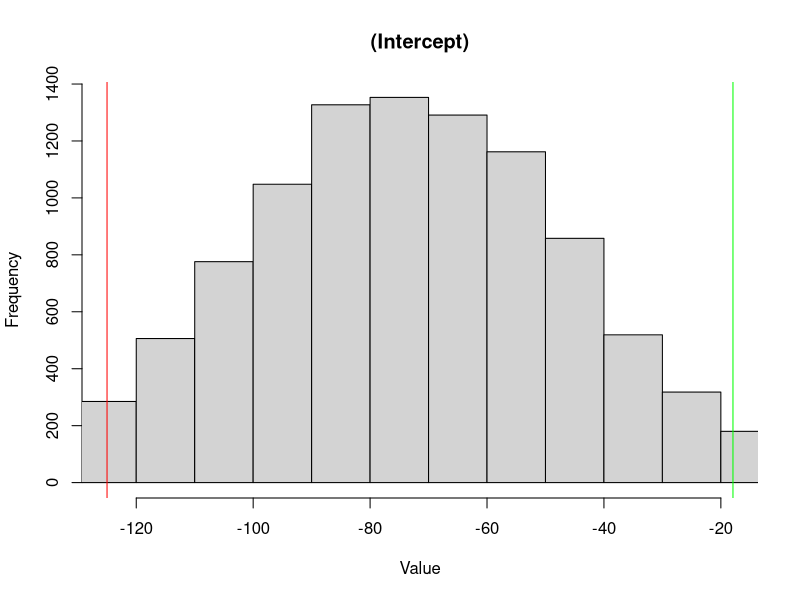
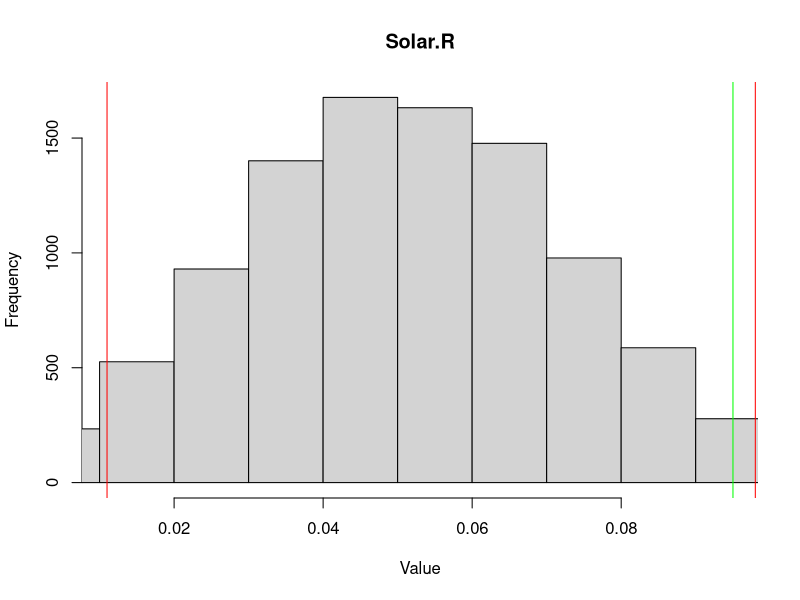
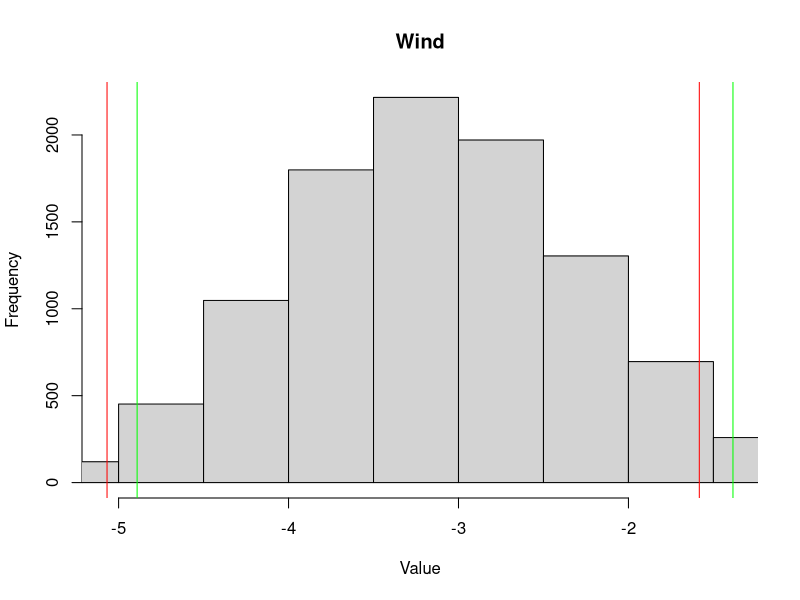
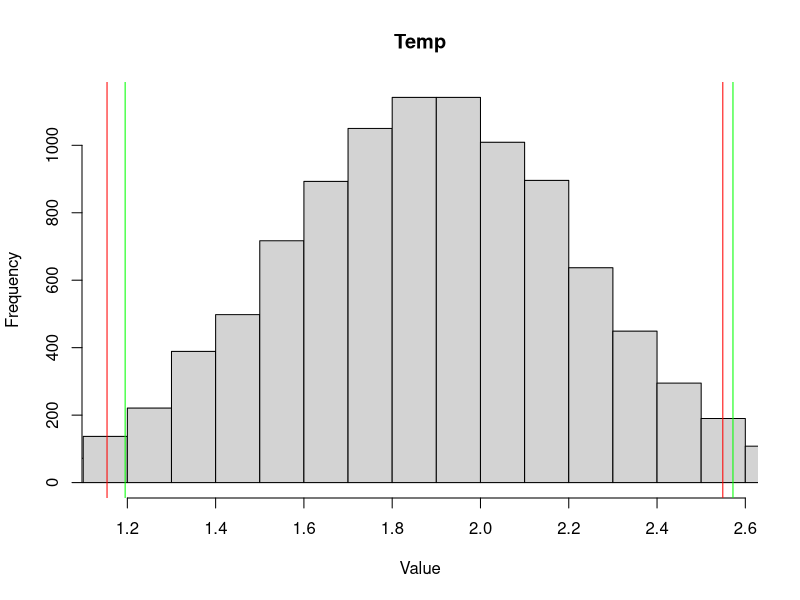
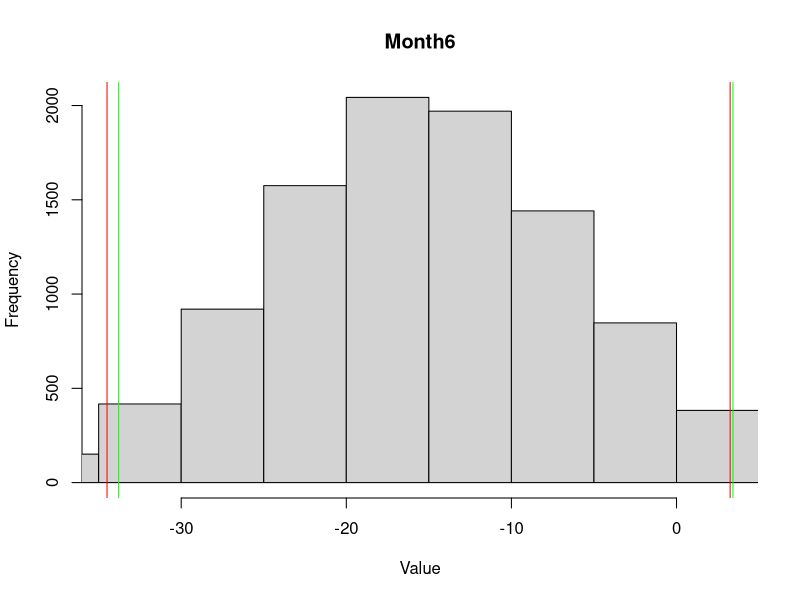
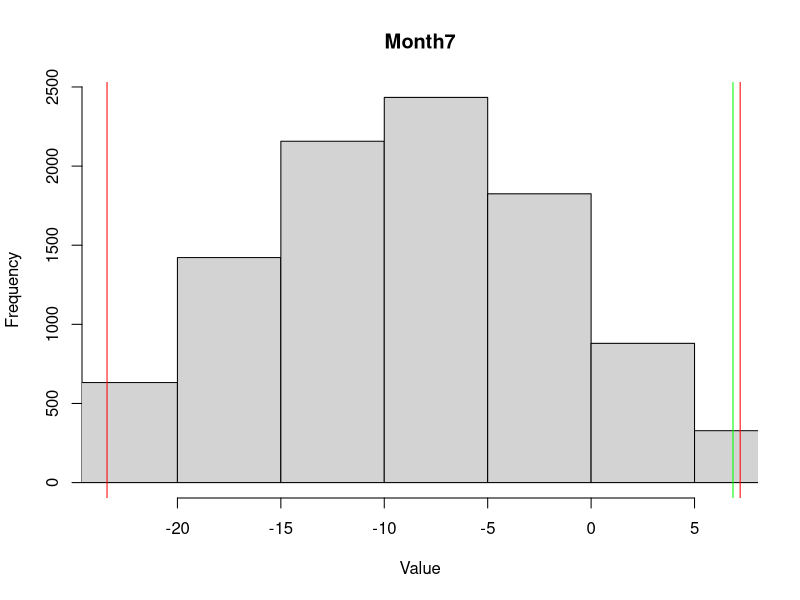
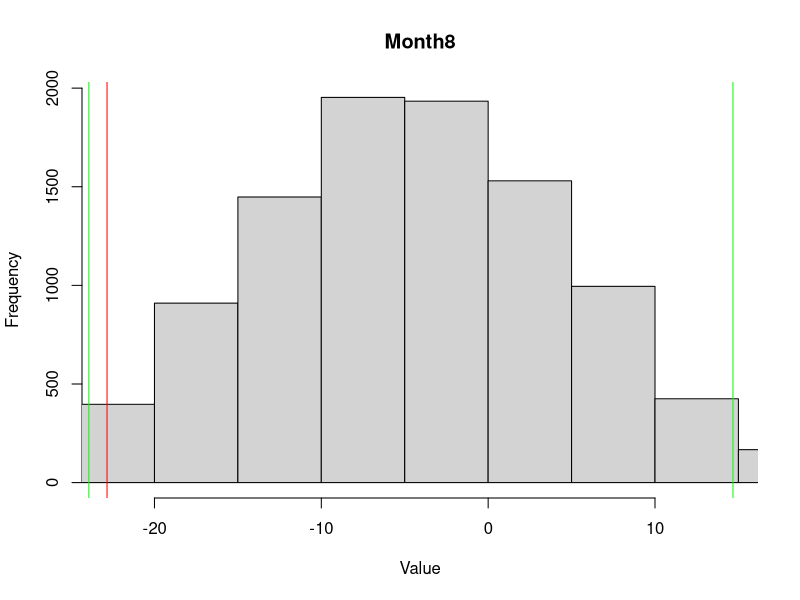
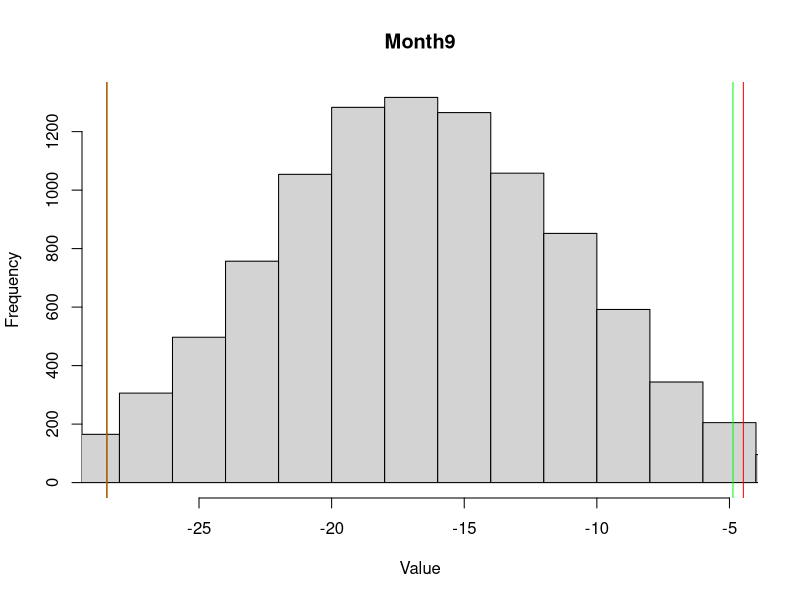

The R source for these figures, in order:
## ---- chunk 1
rm(list=ls())
demo <- T
require(MASS)
data("airquality")

require(data.table)
require(tidyverse)
require(broom)

## ---- chunk 2

raw     <- setDT(na.omit(airquality))[,-c("Day")]
raw$Month <- as.factor(raw$Month)
## ---- chunk 3
seed    <- 337337168

n      <- nrow(raw) 
b <- 500 
## ---- chunk 4
fmla <- Ozone ~ .
## ---- chunk 5
set.seed(seed)
t2 <- sample(n, size=b*n, replace=T) 
c2 <- data.table(g=rep(1:b,each=n),idx=t2)
cl.dt <- c2[,tidy(lm(fmla,data=raw[idx,]),conf.int=T), by=g]
if(demo) {summary(cl.dt)
print(cl.dt)}
## ---- chunk 6
set.seed(seed)
t3 <- sample(rep(1:n,b))
c3 <- data.table(g=rep(1:b,each=n),idx=t3)
bal.dt <- c3[,tidy(lm(fmla,data=raw[idx,]),conf.int=T),by=g] 
if(demo) {summary(bal.dt)
print(bal.dt)}
## ---- chunk 7
ciPNP    <- function(v,ci) {  # data vector, 0 < CI < 1
         alpha <- 1-ci                 # area in the tails
         z     <- qnorm(1-alpha/2)     # Z for start of upper tail
         t     <- mean(v)              # for Paramteric
         s     <- sd(v)                # for Parametric
         e     <- mean((v-t)^2) # Adding mse
         
         lP    <- round(t-z*s,digits = 3)              # lower bound for Parametric CI
         uP    <- round(t+z*s ,3)               # upper bound for Parametric CI
         bNP   <- c(alpha/2,1-alpha/2) # bounds for Non-Parametric CI
         ci    <- quantile(v, bNP)     # actual Non-Parametric CI bounds values
         return(data.table(avg=t,stDev=s,mse=round(e,3),loP=lP,     hiP=uP,
                                         loNP=round(ci[1],3), hiNP=round(ci[2],3)) )
         }
## ---- chunk 8
coverage <- 0.95
ci2      <- cl.dt[,ciPNP(estimate,coverage),by=term]
#mse2 <- cl.dt[,round(scale(estimate,center = T)^2,3),by = term]
#mse2 <- cl.dt[,round(mean(scale(estimate,center = T)^2),3),by = term]
print(ci2)
#print(mse2)
## ---- chunk 9
ci3      <- bal.dt[,ciPNP(estimate,coverage),by=term]
#mse3 <- bal.dt[,round(mean(scale(estimate,center = T)^2),3),by = term]
print(ci3)
#print(mse3)
## ---- chunk 10
m0 <- lm(fmla,data=raw)  
p0 <- m0$fitted.values  
r0 <- m0$residuals      
bs.dt <- as.data.table(tidy(m0,conf.int=T)) 
summary(m0)
## ---- chunk 11

plot_histogram <- function(df) {
  # loop through each row and create a histogram
  for (i in 1:nrow(df)) {
    hist(
      rnorm(10000, df$avg[i], df$stDev[i]),
      breaks = 20,
      main = df$term[i],
      xlab = "Value",
      ylab = "Frequency",
      xlim = c(df$loNP[i], df$hiP[i])
    )
    abline(v = df$hiP[i], col = "green")
    abline(v = df$loP[i], col = "green")
    abline(v = df$hiNP[i], col = "red")
    abline(v = df$loNP[i], col = "red")
    print(df[i])
  }
}

## ---- chunk 12
plot_histogram(ci2)
## ---- chunk 13
plot_histogram(ci3)
## ---- chunk 14

merged <- subset(merge(ci2,ci3,by='term',suffixes = c("cl", "ba")),select = c("term","loPcl","hiPcl","loNPcl","hiNPcl","loPba","hiPba","loNPba","hiNPba"))
merged <- merge(merged,subset(bs.dt,select=c("term","conf.low","conf.high")),by="term")
merged

